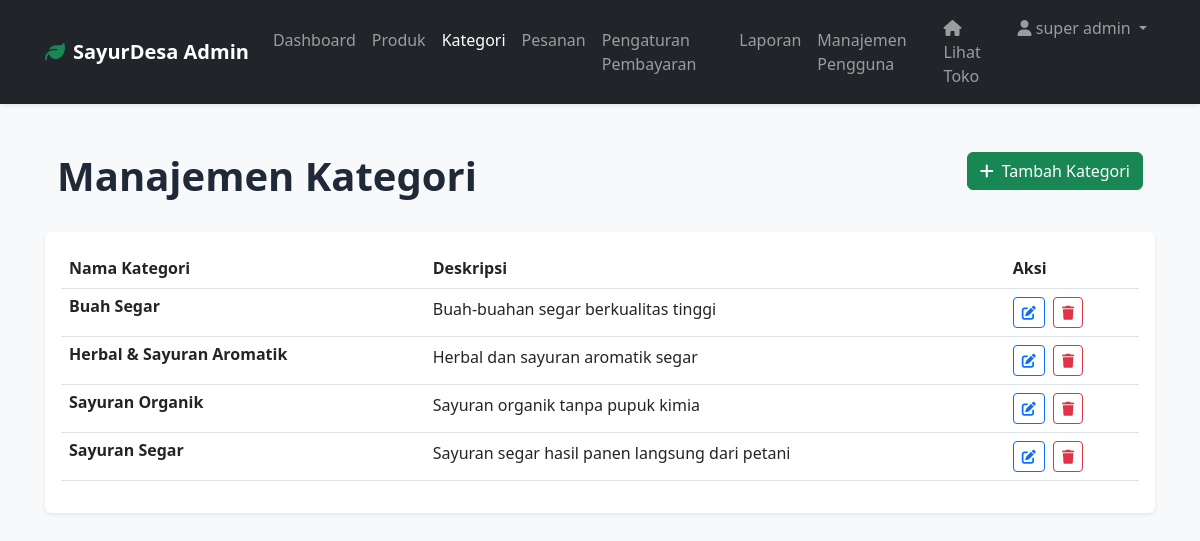
/admin/categories.php (signed in), run on the app's committed database.
### tables this page shows
CREATE TABLE `categories` (
  `id` int(11) NOT NULL,
  `name` varchar(100) NOT NULL,
  `description` text DEFAULT NULL,
  `image` varchar(255) DEFAULT NULL
);

### admin/categories.php (the view, shortened to what this page needs)
<?php
require_once '../config/config.php';
$stmt = $pdo->query("SELECT * FROM categories ORDER BY name");
$categories = $stmt->fetchAll();
require_once 'header.php';
?>
        <div class="row mb-4">
            <div class="col-md-6">
                <h1 class="fw-bold">Manajemen Kategori</h1>
            </div>
            <div class="col-md-6 text-end">
                <button class="btn btn-success" data-bs-toggle="modal" data-bs-target="#categoryModal">
                    <i class="fas fa-plus me-2"></i>Tambah Kategori
                </button>
            </div>
        </div>
        <div class="card shadow-sm border-0">
            <div class="card-body">
                <div class="table-responsive">
                    <table class="table table-hover">
                        <thead>
                            <tr>
                                <th>Nama Kategori</th>
                                <th>Deskripsi</th>
                                <th>Aksi</th>
                            </tr>
                        </thead>
                        <tbody>
                            <?php foreach ($categories as $category): ?>
                                <tr>
                                    <td>
                                        <h6 class="fw-bold mb-0"><?php echo htmlspecialchars($category['name']); ?></h6>
                                    </td>
                                    <td><?php echo htmlspecialchars($category['description'] ?? '-'); ?></td>
                                    <td>
                                        <a href="categories.php?edit=<?php echo $category['id']; ?>" class="btn btn-sm btn-outline-primary me-1">
                                            <i class="fas fa-edit"></i>
                                        </a>
                                        <a href="categories.php?delete=<?php echo $category['id']; ?>" class="btn btn-sm btn-outline-danger" onclick="return confirm('Yakin ingin menghapus kategori ini?');">
                                            <i class="fas fa-trash"></i>
                                        </a>
                                    </td>
                                </tr>
                            <?php endforeach; ?>
                        </tbody>
                    </table>
                </div>
            </div>
        </div>
<?php
require_once 'footer.php';
?>

### assets/css/style.css (style rules this page uses)
:root { --primary-color: #22c55e; --primary-dark: #16a34a; --primary-darker: #15803d; --secondary-color: #fbbf24; --secondary-dark: #f59e0b; --success-color: #22c55e; --warning-color: #fbbf24; --danger-color: #ef4444; --info-color: #3b82f6; --text-dark: #1f2937; --text-muted: #6b7280; --bg-light: #f0fdf4; }
* { margin: 0; padding: 0; box-sizing: border-box; }
html, body { width: 100%; max-width: 100vw; overflow-x: hidden; }
body { font-family: 'Segoe UI', Tahoma, Geneva, Verdana, sans-serif; color: var(--text-dark); }
.row { margin-left: 0; margin-right: 0; }

### data on the page
categories: name "Buah Segar", description "Buah-buahan segar berkualitas tinggi"
categories: name "Herbal & Sayuran Aromatik", description "Herbal dan sayuran aromatik segar"
categories: name "Sayuran Organik", description "Sayuran organik tanpa pupuk kimia"
categories: name "Sayuran Segar", description "Sayuran segar hasil panen langsung dari petani"

### other printed values
$_SESSION['name'] "super admin"
